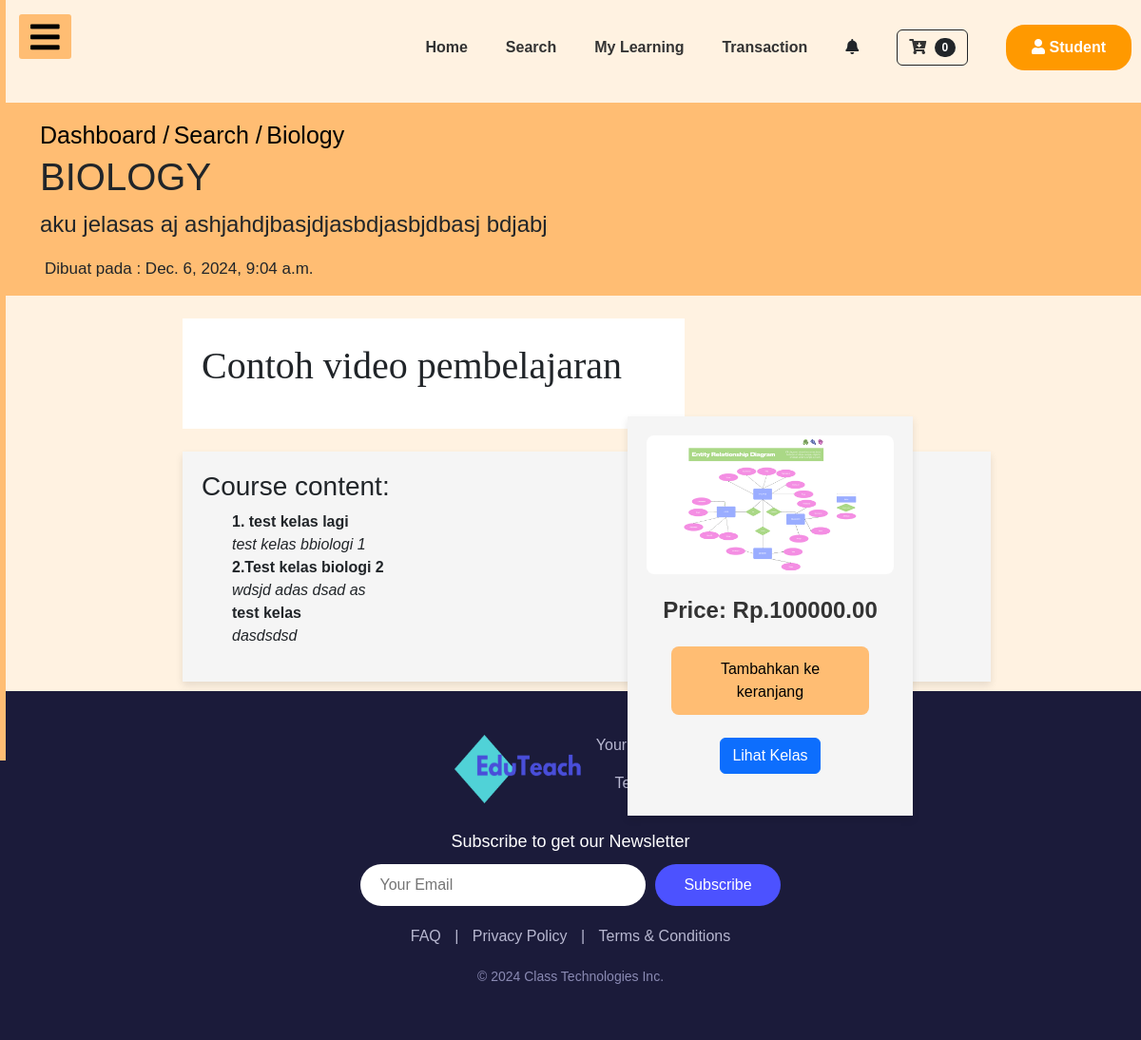
The page /courses_app/post/7/ on the database its author committed.
### courses_app/models.py (models this page shows, shortened)
class Post(models.Model):
    author = models.ForeignKey(User, on_delete=models.CASCADE)  # Ganti Teacher menjadi User
    title = models.CharField(max_length=200)
    text = models.TextField()
    price = models.DecimalField(max_digits=10, decimal_places=2, default=0.00)
    created_date = models.DateTimeField(default=timezone.now)
    thumbnail = models.ImageField(upload_to='thumbnail', blank=True)
    video = EmbedVideoField(blank=True, null=True)  # Tambahkan field untuk video
    published_date = models.DateTimeField(blank=True, null=True)
    id = models.CharField(max_length=10, primary_key=True)

class Class(models.Model):
    post = models.ForeignKey(Post, on_delete=models.CASCADE, related_name='classes')  # Relasi dengan Post
    class_name = models.CharField(max_length=100)
    text = models.TextField()
    video = EmbedVideoField(blank=True, null=True)

### courses_app/views.py (the view)
# urls.py: path('post/<int:pk>/', views.PostDetailView.as_view(), name='post_detail'),
class PostDetailView(DetailView):
    model = Post
    def get_context_data(self, **kwargs):
        context = super().get_context_data(**kwargs)
        post = self.object
        context['classes'] = post.classes.all()  # Mengambil semua kelas terkait dengan post ini
        return context

### cart/cart.py (called while the page is built)
    def __len__(self):
        return len(self.cart)

### cart/context_processors.py (called while the page is built)
def cart(request):
    return {'cart':Cart(request)}

### courses_app/templates/courses_app/post_detail.html (shortened to what this page needs)
{% extends 'dashboard_app/base_dashboard_student.html' %}
{% load static %}
{% block head_block %}
<link rel="stylesheet" href="{% static 'css/post_detail.css' %}">
{% endblock %}
{% load embed_video_tags %}
{% block body_block %}
<div class="py-3" style="background:#FFBD73">
    <div class="container">
        <a class="text-black" href="{% url 'user_app:studentdashboard' %}" style="font-size: 25px; text-decoration: none !important;"> Dashboard /</a>
        <a class="text-black" href="{% url 'post_list' %}" style="font-size: 25px; text-decoration: none !important;"> Search /</a>
        <a class="text-black" href="#" style="font-size: 25px; text-decoration: none !important;"> {{ post.title }} </a>
        <h1 class="post-title" >{{ post.title }}</h1>
        <p class="post-content" style="font-size: 24px !important;">
            {{ post.text|slice:":50"|safe|linebreaksbr }}
        </p>
        {% if post.published_date %}
        <div class="date post-date" style="font-size: 17px !important; margin-left: 5px !important;">Dibuat pada : {{ post.published_date }}</div>
        {% else %}
        <a class="btn btn-primary" href="{% url 'post_publish' pk=post.pk %}">Publish</a>
        {% endif %}
    </div>
    <div class="block">
       {% if post.thumbnail %}
        <img src="{{ post.thumbnail.url }}" alt="Thumbnail" style="width: 100%; height: auto;">
       {% else %}
        <p>No image available</p>
       {% endif %}
       <div class="post-price" style="font-size: 24px !important; margin-top: 20px; font-weight: bold;">
        Price: Rp.{{ post.price }}
       </div>
       <button type="button" value="{{ post.id }}" id="add-cart-student" data-testid="add-to-cart-button" class="ud-btn ud-btn-large ud-btn-brand ud-heading-md add-to-cart" fdprocessedid="s2t4t5" style="width: 80%;">Tambahkan ke keranjang</button>
       <br>
       <a href="{% url 'class_list' pk=post.pk %}" class="btn btn-primary">Lihat Kelas</a>
       <br>
   </div>
</div>
<br>
<div class="item">
    <p class="deskripsi">Contoh video pembelajaran</p>
</div>
<br>
<div id = "content" >
<h3 class="title">Course content:</h3>
    <ul>
        {% if classes %}
            {% for class in classes %}
                <li>
                    <strong>{{ class.class_name }}</strong><br>
                    <em>{{ class.text }}</em><br>
                </li>
            {% endfor %}
        {% else %}
            <li>No classes available for this post.</li>
        {% endif %}
    </ul>
</div>
{% endblock %}

### static/css/base_dashboard.css (style rules this page uses)
* { padding: 0; margin: 0; list-style: none; text-decoration: none; }
body { font-family: 'Roboto', sans-serif; background-color: #FFF2E1; }
* { box-sizing: border-box; }
body { font-family: Arial, Helvetica, sans-serif; margin: 0; }

### courses_app/static/css/post_detail.css (style rules this page uses)
.post-title { text-transform: uppercase; }
.item { margin-left: 16%; margin-right: 40%; background-color: white; padding: 20px; }
.block { display: flex; position: absolute; top: 40%; right: 20%; max-width: 300px; max-height: 500px; flex-direction: column; align-items: center; justify-content: flex-start; padding: 20px; background-color:whitesmoke; box-shadow: 0px 4px 8px rgba(0, 0, 0, 0.1); }
.block img { max-width: 100%; height: auto; border-radius: 8px; }
.post-price { font-size: 24px; font-weight: bold; margin-top: 20px; color: #333; }
.add-to-cart { margin-top: 20px; padding: 12px 24px; background-color: #FFBD73; border: none; border-radius: 8px; font-size: 16px; cursor: pointer; }
.deskripsi { font-size: 40px; font-family:'Times New Roman', Times, serif; }
#content { max-width: 850px; margin-left: 16%; box-shadow: 0 4px 8px rgba(0, 0, 0, 0.1); padding: 20px; background-color: whitesmoke; margin-bottom: 10px; }
.title { font-family: 'Lucida Sans', 'Lucida Sans Regular', 'Lucida Grande', 'Lucida Sans Unicode', Geneva, Verdana, sans-serif; }

### rows shown on the page
Post: title "Biology", title "BIOLOGY", text "aku jelasas aj ashjahdjbasjdjasbdjasbjdbasj bdjabj", published_date "Dec. 6, 2024, 9:04 a.m.", thumbnail (picture), price "100000.00"
Class: class_name "1. test kelas lagi", text "test kelas bbiologi 1"
Class: class_name "2.Test kelas biologi 2", text "wdsjd adas dsad as"
Class: class_name "test kelas", text "dasdsdsd"

### other values the page prints
{{ cart|length }} "0"
